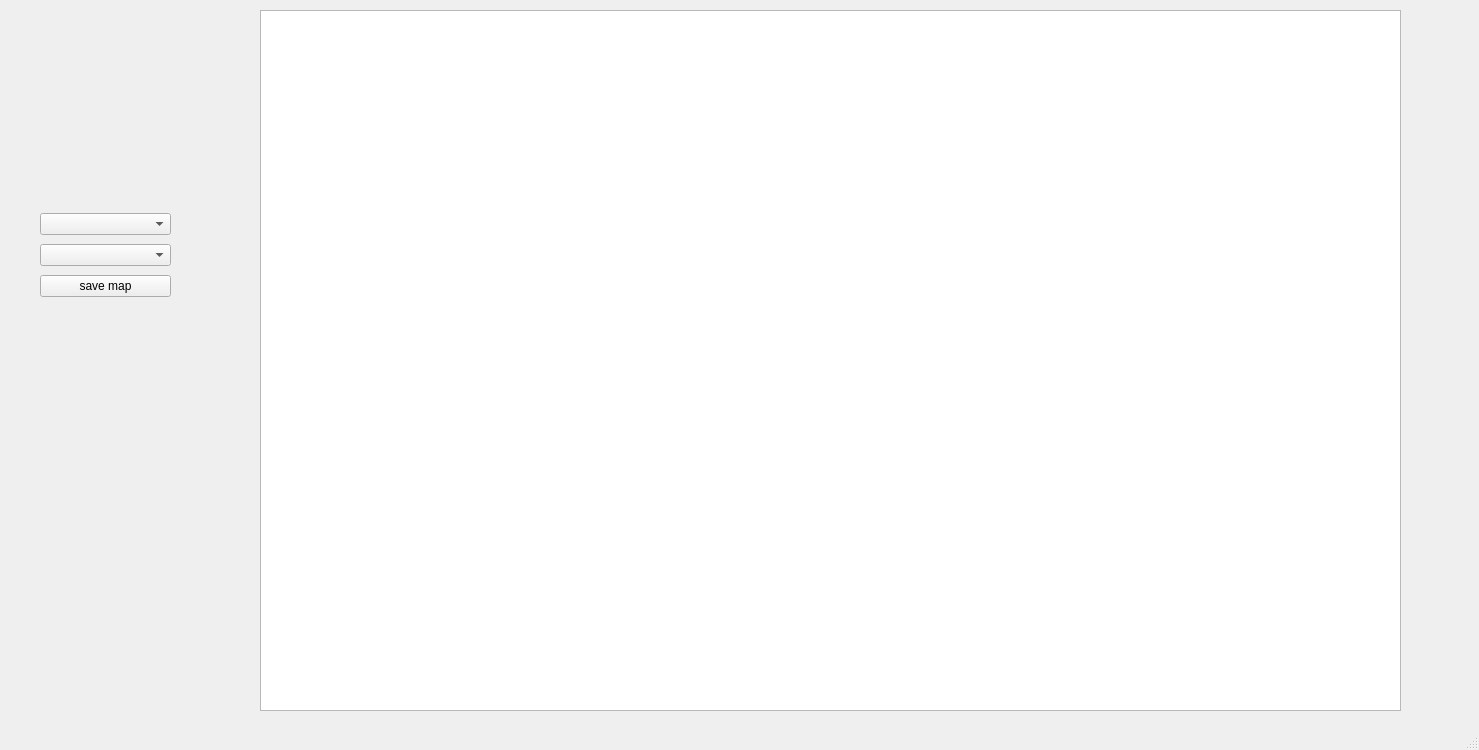
<?xml version="1.0" encoding="UTF-8"?>
<ui version="4.0">
 <class>MainWindow</class>
 <widget class="QMainWindow" name="MainWindow">
  <property name="geometry">
   <rect>
    <x>0</x>
    <y>0</y>
    <width>1479</width>
    <height>750</height>
   </rect>
  </property>
  <property name="windowTitle">
   <string>MainWindow</string>
  </property>
  <widget class="QWidget" name="centralwidget">
   <widget class="QGraphicsView" name="graphicsView">
    <property name="geometry">
     <rect>
      <x>260</x>
      <y>10</y>
      <width>1141</width>
      <height>701</height>
     </rect>
    </property>
   </widget>
   <widget class="QWidget" name="">
    <property name="geometry">
     <rect>
      <x>40</x>
      <y>210</y>
      <width>131</width>
      <height>92</height>
     </rect>
    </property>
    <layout class="QVBoxLayout" name="verticalLayout">
     <item>
      <widget class="QComboBox" name="themeSelector"/>
     </item>
     <item>
      <widget class="QComboBox" name="tileSelector"/>
     </item>
     <item>
      <widget class="QPushButton" name="saveMapButton">
       <property name="text">
        <string>save map</string>
       </property>
      </widget>
     </item>
    </layout>
   </widget>
  </widget>
  <widget class="QMenuBar" name="menubar">
   <property name="geometry">
    <rect>
     <x>0</x>
     <y>0</y>
     <width>1479</width>
     <height>23</height>
    </rect>
   </property>
  </widget>
  <widget class="QStatusBar" name="statusbar"/>
 </widget>
 <resources/>
 <connections/>
</ui>
